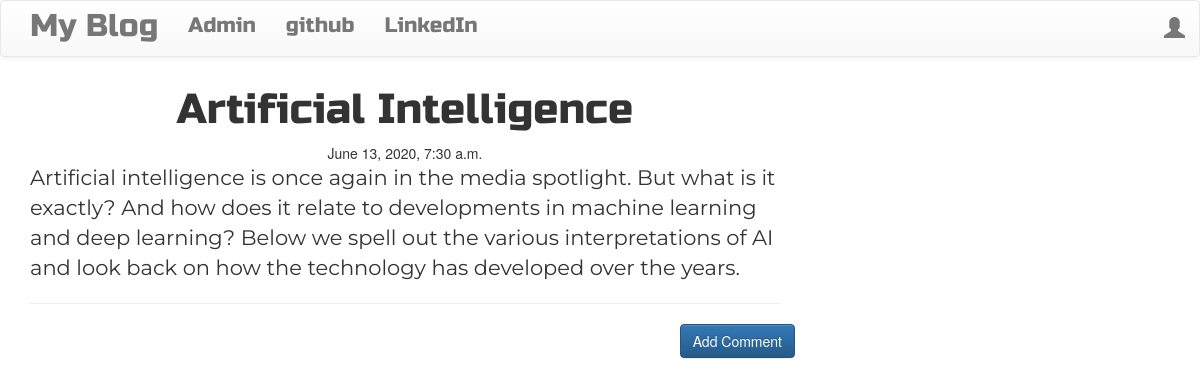
Screenshot of /post/3 with the database file from the repository.
### blog_site1/models.py (models this page shows, shortened)
class Post(models.Model):
    author=models.ForeignKey('auth.User',on_delete=models.CASCADE)
    title=models.CharField(max_length=200)
    text=models.TextField()
    image=models.ImageField(upload_to='blog_site/images',default="")
    created_date=models.DateTimeField(default=timezone.now)
    published_date=models.DateTimeField(blank=True,null=True)

### blog_site1/views.py (the view)
# urls.py: url(r'^post/(?P<pk>\d+)$',views.PostDetailView.as_view(),name='post_detail'),
class PostDetailView(DetailView):
    model=Post

### blog_site1/templates/blog_site1/post_detail.html (shortened to what this page needs)
{%extends "blog_site1/base.html" %}
{% block content %}
<h1 class="posttitle loader">{{post.title}}</h1>
{%if post.published_date %}
    <div class="date postdate">
        {{post.published_date}}
    </div>
{% else %}
    <a class="btn btn-default" href="{% url 'post_publish' pk=post.pk %}">Publish</a>
{% endif %}
<p class="postcontent">{{post.text|safe|linebreaksbr}}</p>
<hr>
<a class='btn btn-primary btn-comment' href="{%url 'add_comment_to_post' pk=post.pk%}">Add Comment</a>
<div class="container">
    {% for comment in post.comments.all %}
    <br>
        {%empty%}
        No Comments
    {% endfor %}
</div>
{% endblock %}

### blog_site1/static/css/blog.css (style rules this page uses)
.postdate { text-align:center; }
.posttitle { font-family:'Russo One',sans-serif ; font-size:3em; text-align:center; }
.postcontent { font-family:'Montserrat'; font-size:1.5em; }
.btn-comment { position:absolute; right:0px; }
.loader { filter:hue-rotate(0deg); color:linear-gradient(45deg,#0f8,#08f); animation:hue 10000ms infinite linear; }

### rows the page displays
Post: title "Artificial Intelligence", published_date "June 13, 2020, 7:30 a.m.", text "Artificial intelligence is once again in the media spotlight. But what is it exactly? And how does it relate to developments in machine learning and deep learning? Below we spell out the various interpretations of AI and look back on how the technology has developed over the years."
